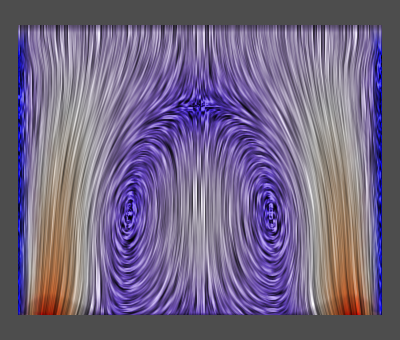

The Python source for this figure:
#!/usr/bin/env python

# Test vtkCompositeSurfaceLICMapper: SurfaceLICPlanarVectorNormalizeOffMediumGrainPerlin.

import vtkmodules.vtkInteractionStyle  # noqa: F401
import vtkmodules.vtkRenderingOpenGL2  # noqa: F401

import math
import os

from vtkmodules.vtkCommonCore import vtkFloatArray
from vtkmodules.vtkCommonDataModel import vtkDataObject
from vtkmodules.vtkFiltersGeometry import vtkDataSetSurfaceFilter
from vtkmodules.vtkIOLegacy import vtkGenericDataObjectReader
from vtkmodules.vtkRenderingCore import (
    vtkActor,
    vtkDiscretizableColorTransferFunction,
    vtkRenderWindow,
    vtkRenderWindowInteractor,
    vtkRenderer,
)
from vtkmodules.vtkRenderingLICOpenGL2 import (
    vtkCompositeSurfaceLICMapper,
    vtkSurfaceLICInterface,
)

# Read data
data_dir = os.environ.get("VPE_DATA_DIR", os.path.dirname(os.path.abspath(__file__)))
reader = vtkGenericDataObjectReader()
reader.SetFileName(os.path.join(data_dir, "SurfaceVectors.vtk"))
surface = vtkDataSetSurfaceFilter()
surface.SetInputConnection(reader.GetOutputPort())
surface.Update()
data_obj = surface.GetOutputDataObject(0)

# Mapper
lic_mapper = vtkCompositeSurfaceLICMapper()
lic_mapper.SetInputArrayToProcess(
    0, 0, 0, vtkDataObject.FIELD_ASSOCIATION_POINTS_THEN_CELLS, "V")
lic_mapper.SetInputDataObject(data_obj)

# Compute vector magnitude for coloring
mag_range = [float("inf"), float("-inf")]
mag_name = None
if hasattr(data_obj, "NewIterator"):
    it = data_obj.NewIterator()
    it.InitTraversal()
    while not it.IsDoneWithTraversal():
        ds = it.GetCurrentDataObject()
        if ds and ds.GetNumberOfCells() > 0:
            v = ds.GetPointData().GetArray("V")
            if v is not None:
                mag = vtkFloatArray()
                mag.SetName("magV")
                mag.SetNumberOfTuples(v.GetNumberOfTuples())
                for j in range(v.GetNumberOfTuples()):
                    s = sum(v.GetComponent(j, c) ** 2 for c in range(v.GetNumberOfComponents()))
                    mag.SetValue(j, math.sqrt(s))
                ds.GetPointData().SetScalars(mag)
                mag_name = mag.GetName()
                r = mag.GetRange()
                mag_range[0] = min(mag_range[0], r[0])
                mag_range[1] = max(mag_range[1], r[1])
        it.GoToNextItem()
else:
    if data_obj.GetNumberOfCells() > 0:
        v = data_obj.GetPointData().GetArray("V")
        if v is not None:
            mag = vtkFloatArray()
            mag.SetName("magV")
            mag.SetNumberOfTuples(v.GetNumberOfTuples())
            for j in range(v.GetNumberOfTuples()):
                s = sum(v.GetComponent(j, c) ** 2 for c in range(v.GetNumberOfComponents()))
                mag.SetValue(j, math.sqrt(s))
            data_obj.GetPointData().SetScalars(mag)
            mag_name = mag.GetName()
            r = mag.GetRange()
            mag_range = [r[0], r[1]]

lut = vtkDiscretizableColorTransferFunction()
lut.SetColorSpaceToRGB()
lut.AddRGBPoint(mag_range[0], 0.0, 0.0, 1.0)
lut.AddRGBPoint(mag_range[1], 1.0, 0.0, 0.0)
lut.SetColorSpaceToDiverging()
lut.Build()
lut.SetDiscretize(True)
lut.SetNumberOfValues(256)
lic_mapper.SetLookupTable(lut)
lic_mapper.SetScalarModeToUsePointData()
lic_mapper.SetScalarVisibility(1)
lic_mapper.SelectColorArray(mag_name)
lic_mapper.SetUseLookupTableScalarRange(1)
lic_mapper.SetScalarModeToUsePointFieldData()
lic_mapper.SetInterpolateScalarsBeforeMapping(0)

# LIC interface parameters
lic_interface = lic_mapper.GetLICInterface()
lic_interface.SetNumberOfSteps(400)
lic_interface.SetStepSize(2.0)
lic_interface.SetEnhancedLIC(1)
lic_interface.SetNormalizeVectors(0)
lic_interface.SetGenerateNoiseTexture(1)
lic_interface.SetNoiseType(2)
lic_interface.SetNoiseTextureSize(256)
lic_interface.SetNoiseGrainSize(8)
lic_interface.SetMinNoiseValue(0.0)
lic_interface.SetMaxNoiseValue(0.8)
lic_interface.SetNumberOfNoiseLevels(256)
lic_interface.SetImpulseNoiseProbability(1.0)
lic_interface.SetImpulseNoiseBackgroundValue(0.0)
lic_interface.SetNoiseGeneratorSeed(1)
lic_interface.SetEnhanceContrast(4)
lic_interface.SetLowLICContrastEnhancementFactor(0.0)
lic_interface.SetHighLICContrastEnhancementFactor(0.0)
lic_interface.SetLowColorContrastEnhancementFactor(0.0)
lic_interface.SetHighColorContrastEnhancementFactor(0.0)
lic_interface.SetAntiAlias(1)
lic_interface.SetColorMode(1)
lic_interface.SetLICIntensity(0.8)
lic_interface.SetMapModeBias(0.0)
lic_interface.SetMaskOnSurface(0)
lic_interface.SetMaskThreshold(0.0)
lic_interface.SetMaskIntensity(0.0)
lic_interface.SetMaskColor([1.0, 0.0, 0.84705])

# Actor
lic_actor = vtkActor()
lic_actor.SetMapper(lic_mapper)

# Renderer
renderer = vtkRenderer()
renderer.AddActor(lic_actor)
renderer.SetBackground(0.3, 0.3, 0.3)

# Render window
render_window = vtkRenderWindow()
render_window.SetSize(400, 340)
render_window.AddRenderer(renderer)
render_window.SetWindowName("surface lic planar vector normalize off medium grain perlin")

# Interactor
interactor = vtkRenderWindowInteractor()
interactor.SetRenderWindow(render_window)

# Functional render for OpenGL context check
render_window.Render()

if not vtkSurfaceLICInterface.IsSupported(render_window):
    print("WARNING: Surface LIC not supported, skipping.")
else:
    # Scene
    camera = renderer.GetActiveCamera()
    camera.SetFocalPoint(0.0, 0.0, 0.0)
    camera.SetPosition(1.0, 0.0, 0.0)
    camera.SetViewAngle(30)
    camera.SetViewUp(0.0, 0.0, 1.0)
    renderer.ResetCamera()
    camera.Zoom(1.4)

    interactor.Initialize()
    interactor.Start()
